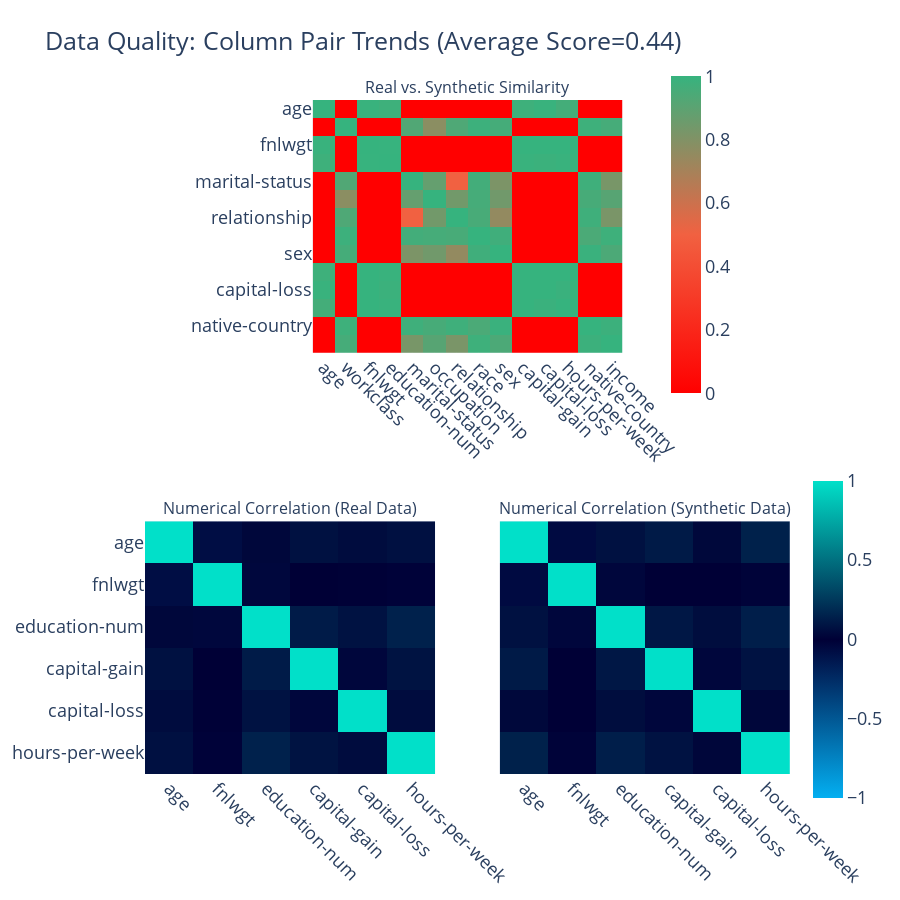

Notebook source saved alongside this figure:
### Code cell
quality_report.get_visualization(property_name='Column Pair Trends').show(renderer="vscode")

### Figure 1 — Plotly figure (JSON) as saved in the notebook; plotly's stock layout.template omitted (floating-point values rounded to 4 significant figures; data arrays with more than 128 entries replaced by an {"elided": "..."} marker saying what was removed)
{"data": [{"coloraxis": "coloraxis", "hovertemplate": "<b>Column Pair</b><br>(%{x},%{y})<br><br>Similarity: %{z}<extra></extra>", "type": "heatmap", "x": ["age", "workclass", "fnlwgt", "education-num", "marital-status", "occupation", "relationship", "race", "sex", "capital-gain", "capital-loss", "hours-per-week", "native-country", "income"], "xaxis": "x", "y": ["age", "workclass", "fnlwgt", "education-num", "marital-status", "occupation", "relationship", "race", "sex", "capital-gain", "capital-loss", "hours-per-week", "native-country", "income"], "yaxis": "y", "z": {"elided": "14x14 float values"}}, {"coloraxis": "coloraxis2", "customdata": [[1, -0.057, 0.074, 0.117, 0.036, 0.146], [-0.057, 1, -0.034, -0.001, -0.002, -0.016], [0.074, -0.034, 1, 0.104, 0.056, 0.133], [0.117, -0.001, 0.104, 1, -0.032, 0.081], [0.036, -0.002, 0.056, -0.032, 1, 0.028], [0.146, -0.016, 0.133, 0.081, 0.028, 1]], "hovertemplate": "<b>Correlation</b><br>(%{x},%{y})<br><br>Synthetic: %{z}<br>(vs. Real: %{customdata})<extra></extra>", "type": "heatmap", "x": ["age", "fnlwgt", "education-num", "capital-gain", "capital-loss", "hours-per-week"], "xaxis": "x2", "y": ["age", "fnlwgt", "education-num", "capital-gain", "capital-loss", "hours-per-week"], "yaxis": "y2", "z": [[1, -0.074, 0.032, 0.074, 0.053, 0.072], [-0.074, 1, -0.04, -0.001, -0.003, -0.014], [0.032, -0.04, 1, 0.122, 0.081, 0.147], [0.074, -0.001, 0.122, 1, -0.032, 0.083], [0.053, -0.003, 0.081, -0.032, 1, 0.052], [0.072, -0.014, 0.147, 0.083, 0.052, 1]]}, {"coloraxis": "coloraxis2", "customdata": [[1, -0.074, 0.032, 0.074, 0.053, 0.072], [-0.074, 1, -0.04, -0.001, -0.003, -0.014], [0.032, -0.04, 1, 0.122, 0.081, 0.147], [0.074, -0.001, 0.122, 1, -0.032, 0.083], [0.053, -0.003, 0.081, -0.032, 1, 0.052], [0.072, -0.014, 0.147, 0.083, 0.052, 1]], "hovertemplate": "<b>Correlation</b><br>(%{x},%{y})<br><br>Synthetic: %{z}<br>(vs. Real: %{customdata})<extra></extra>", "type": "heatmap", "x": ["age", "fnlwgt", "education-num", "capital-gain", "capital-loss", "hours-per-week"], "xaxis": "x3", "y": ["age", "fnlwgt", "education-num", "capital-gain", "capital-loss", "hours-per-week"], "yaxis": "y3", "z": [[1, -0.057, 0.074, 0.117, 0.036, 0.146], [-0.057, 1, -0.034, -0.001, -0.002, -0.016], [0.074, -0.034, 1, 0.104, 0.056, 0.133], [0.117, -0.001, 0.104, 1, -0.032, 0.081], [0.036, -0.002, 0.056, -0.032, 1, 0.028], [0.146, -0.016, 0.133, 0.081, 0.028, 1]]}], "layout": {"annotations": [{"font": {"size": 16}, "showarrow": false, "text": "Real vs. Synthetic Similarity", "x": 0.5, "xanchor": "center", "xref": "paper", "y": 1, "yanchor": "bottom", "yref": "paper"}, {"font": {"size": 16}, "showarrow": false, "text": "Numerical Correlation (Real Data)", "x": 0.225, "xanchor": "center", "xref": "paper", "y": 0.375, "yanchor": "bottom", "yref": "paper"}, {"font": {"size": 16}, "showarrow": false, "text": "Numerical Correlation (Synthetic Data)", "x": 0.775, "xanchor": "center", "xref": "paper", "y": 0.375, "yanchor": "bottom", "yref": "paper"}], "coloraxis": {"cmax": 1, "cmin": 0, "colorbar": {"len": 0.5, "x": 0.8, "y": 0.8}, "colorscale": [[0, "#FF0000"], [0.5, "#F16141"], [1, "#36B37E"]]}, "coloraxis2": {"cmax": 1, "cmin": -1, "colorbar": {"len": 0.5, "y": 0.2}, "colorscale": [[0, "#03AFF1"], [0.5, "#000036"], [1, "#01E0C9"]]}, "font": {"size": 18}, "height": 900, "title": {"text": "Data Quality: Column Pair Trends (Average Score=0.44)"}, "width": 900, "xaxis": {"anchor": "y", "domain": [0.26, 0.74], "tickangle": 45}, "xaxis2": {"anchor": "y2", "domain": [0, 0.45], "tickangle": 45}, "xaxis3": {"anchor": "y3", "domain": [0.55, 1], "matches": "x2", "tickangle": 45}, "yaxis": {"anchor": "x", "autorange": "reversed", "domain": [0.625, 1]}, "yaxis2": {"anchor": "x2", "autorange": "reversed", "domain": [0, 0.375]}, "yaxis3": {"anchor": "x3", "autorange": "reversed", "domain": [0, 0.375], "matches": "y2", "visible": false}}}
